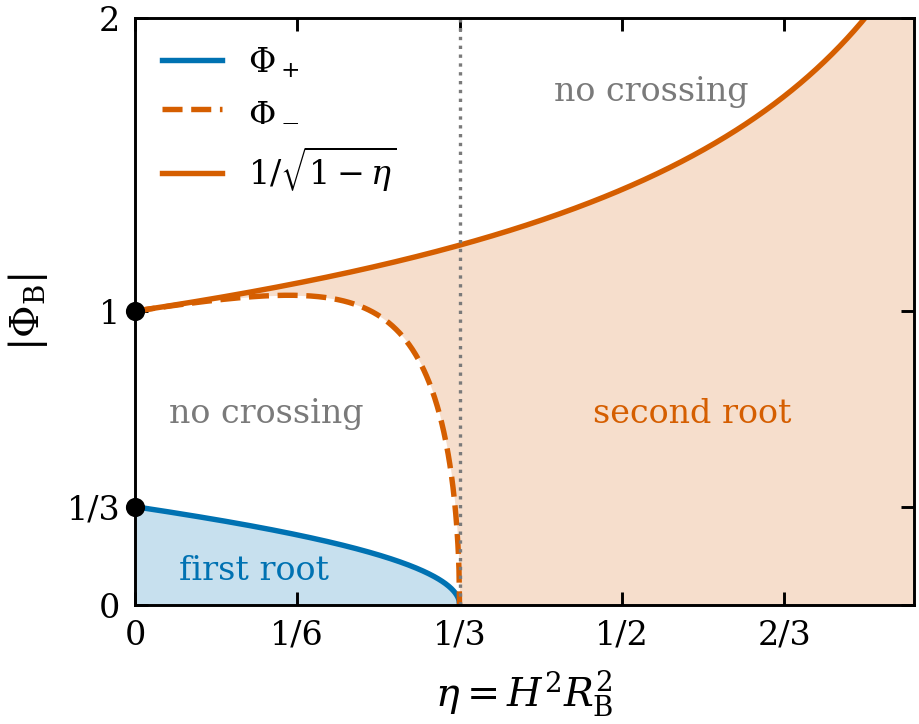

Here is the Python script that generated this plot:
"""Wall potentials that admit an equal-grand-potential crossing, against
eta = H^2 R_B^2, for the two roots of the crossing condition (Sec. V D).

First root:   |Phi_B| < Phi_+                       (eta < 1/3)
Second root:  Phi_- < |Phi_B| < 1/sqrt(1-eta)       (eta < 1/3)
              0 <= |Phi_B| < 1/sqrt(1-eta)          (1/3 < eta < 1)
with Phi_pm = sqrt(1-3 eta) / (2 sqrt(1-eta) +- sqrt(1+2 eta)).
"""
import numpy as np
import matplotlib.pyplot as plt
from mcvittie_figure_style import apply_style, BLUE, ORANGE, GREY

apply_style()


def phi_pm(eta, sign):
    return np.sqrt(1 - 3*eta)/(2*np.sqrt(1 - eta) + sign*np.sqrt(1 + 2*eta))


ETA_MAX, PHI_MAX = 0.80, 2.0
e1 = np.linspace(0.0, 1/3, 600)
e2 = np.linspace(0.0, ETA_MAX, 1200)
top = 1/np.sqrt(1 - e2)
low = np.where(e2 < 1/3, phi_pm(np.minimum(e2, 1/3), -1), 0.0)

fig, ax = plt.subplots(figsize=(3.35, 2.55))
ax.fill_between(e1, 0, phi_pm(e1, +1), color=BLUE, alpha=0.22, lw=0)
ax.fill_between(e2, low, top, color=ORANGE, alpha=0.20, lw=0)
ax.plot(e1, phi_pm(e1, +1), color=BLUE, label=r"$\Phi_+$")
ax.plot(e1, phi_pm(e1, -1), color=ORANGE, ls="--", label=r"$\Phi_-$")
ax.plot(e2, top, color=ORANGE, label=r"$1/\sqrt{1-\eta}$")
ax.axvline(1/3, color=GREY, ls=":", lw=0.8)
ax.plot([0, 0], [1/3, 1], ls="none", marker="o", ms=3.6, color="k", clip_on=False, zorder=5)

ax.text(0.045, 0.085, "first root", color=BLUE, fontsize=8)
ax.text(0.47, 0.62, "second root", color=ORANGE, fontsize=8)
ax.text(0.035, 0.62, "no crossing", color=GREY, fontsize=8)
ax.text(0.43, 1.72, "no crossing", color=GREY, fontsize=8)

ax.set_xlim(0, ETA_MAX)
ax.set_ylim(0, PHI_MAX)
ax.set_xticks([0, 1/6, 1/3, 0.5, 2/3])
ax.set_xticklabels(["0", "1/6", "1/3", "1/2", "2/3"])
ax.set_yticks([0, 1/3, 1, 2])
ax.set_yticklabels(["0", "1/3", "1", "2"])
ax.set_xlabel(r"$\eta=H^2R_{\rm B}^2$")
ax.set_ylabel(r"$|\Phi_{\rm B}|$")
ax.legend(loc="upper left", handlelength=1.8, borderaxespad=0.4)

fig.savefig("fig5b_crossing_roots.pdf")
fig.savefig("fig5b_crossing_roots.png", dpi=300)

# checks printed for the record
for eta in (0.1, 0.2, 0.3):
    print(f"eta={eta}: Phi_+={phi_pm(eta, +1):.6f}  Phi_-={phi_pm(eta, -1):.6f}  1/sqrt(1-eta)={1/np.sqrt(1-eta):.6f}")
